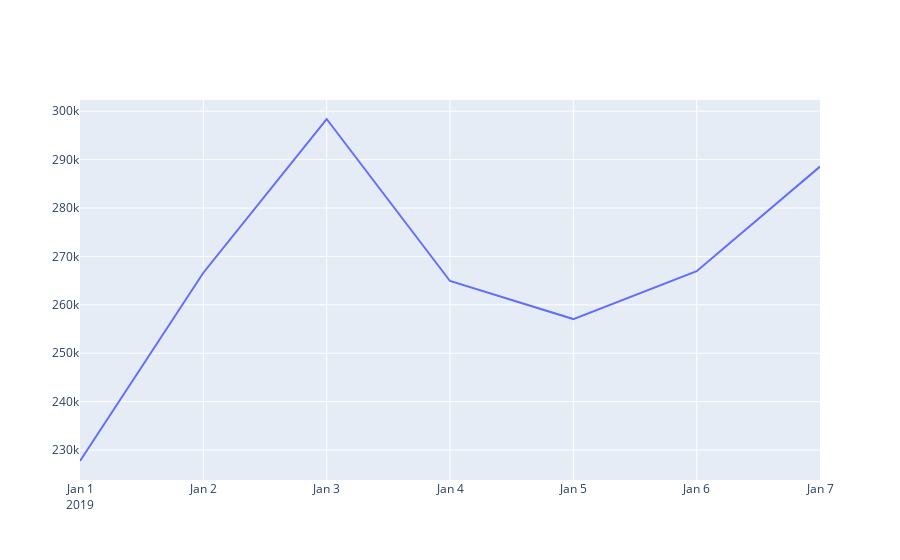
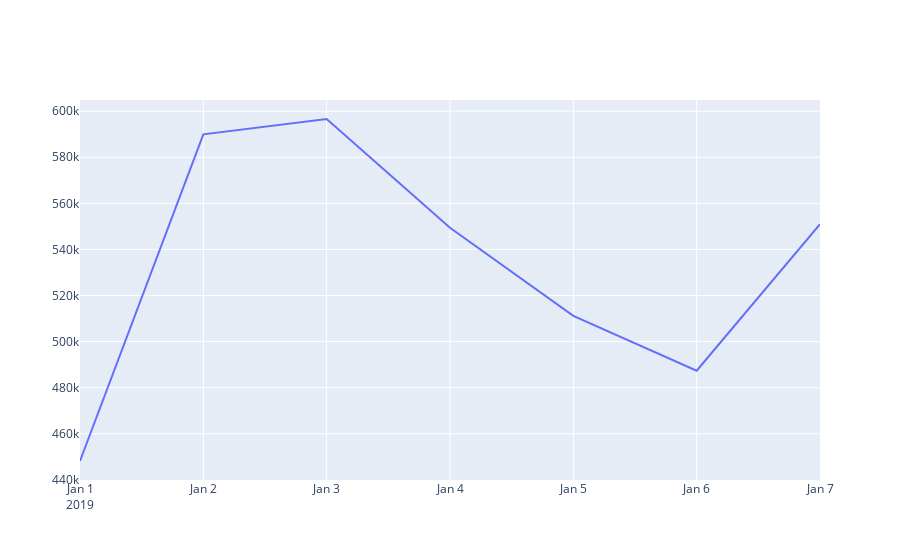
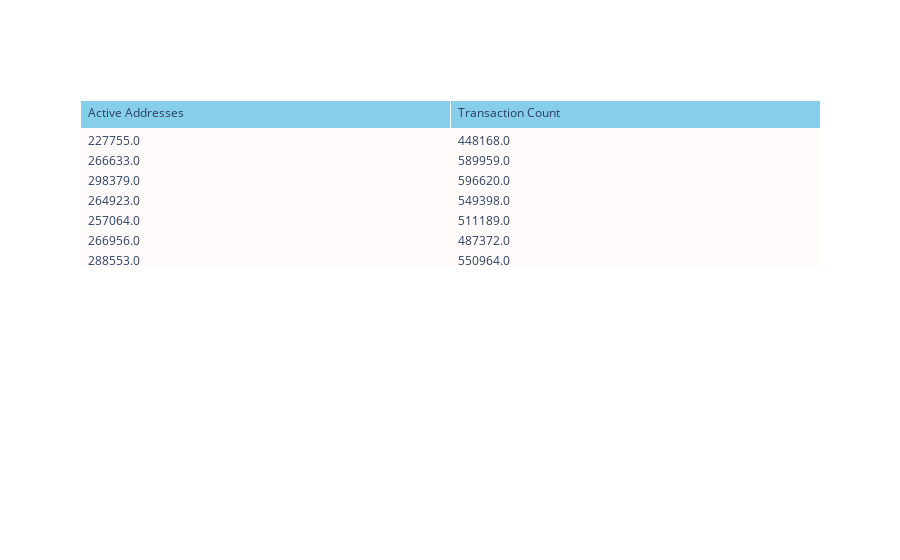

Notebook code for these charts, in order:
### Code cell
test_pipeline = p()
test_obj = cm()
test_network_data = test_obj.get_coinmetrics_network_data(api_key='KKzV6V2DTY87v3m1dGZu', asset='eth', metrics='AdrActCnt,TxCnt', start='2019-01-01', end='2019-01-07')
test_chart = lc(chart_title='test', y_axis_columns=['AdrActCnt'])
test_chart_2 = lc(chart_title='test 2', y_axis_columns=['TxCnt'])
test_table = tbl(table_title='test table', table_headers=['Active Addresses', 'Transaction Count'], table_columns=['AdrActCnt', 'TxCnt'])
test_pipeline.load_data(df=test_network_data)
test_pipeline.load_transformers(transformers=[dn()])
test_pipeline.execute_transformers()


test_pipeline.load_visualizations(visualizations=[test_chart, test_chart_2, test_table])
test_pipeline.render_visualizations()
# test_pipeline.get_data()

### Figure 1 — Plotly figure (JSON) as saved in the notebook; plotly's stock layout.template omitted (floating-point values rounded to 4 significant figures)
{"data": [{"mode": "lines", "name": "lines", "type": "scatter", "x": ["2019-01-01", "2019-01-02", "2019-01-03", "2019-01-04", "2019-01-05", "2019-01-06", "2019-01-07"], "y": ["227755.0", "266633.0", "298379.0", "264923.0", "257064.0", "266956.0", "288553.0"]}], "layout": {"autosize": true, "xaxis": {"autorange": true, "range": ["2019-01-01", "2019-01-07"], "type": "date"}, "yaxis": {"autorange": true, "range": [223800.0, 302300.0], "type": "linear"}}}

### Figure 2 — Plotly figure (JSON) as saved in the notebook; plotly's stock layout.template omitted (floating-point values rounded to 4 significant figures)
{"data": [{"mode": "lines", "name": "lines", "type": "scatter", "x": ["2019-01-01", "2019-01-02", "2019-01-03", "2019-01-04", "2019-01-05", "2019-01-06", "2019-01-07"], "y": ["448168.0", "589959.0", "596620.0", "549398.0", "511189.0", "487372.0", "550964.0"]}], "layout": {"autosize": true, "xaxis": {"autorange": true, "range": ["2019-01-01", "2019-01-07"], "type": "date"}, "yaxis": {"autorange": true, "range": [439900.0, 604900.0], "type": "linear"}}}

### Figure 3 — Plotly figure (JSON) as saved in the notebook; plotly's stock layout.template omitted (floating-point values rounded to 4 significant figures)
{"data": [{"cells": {"align": "left", "fill": {"color": "snow"}, "values": [["227755.0", "266633.0", "298379.0", "264923.0", "257064.0", "266956.0", "288553.0"], ["448168.0", "589959.0", "596620.0", "549398.0", "511189.0", "487372.0", "550964.0"]]}, "header": {"align": "left", "fill": {"color": "skyblue"}, "values": ["Active Addresses", "Transaction Count"]}, "type": "table"}], "layout": {"autosize": true}}
